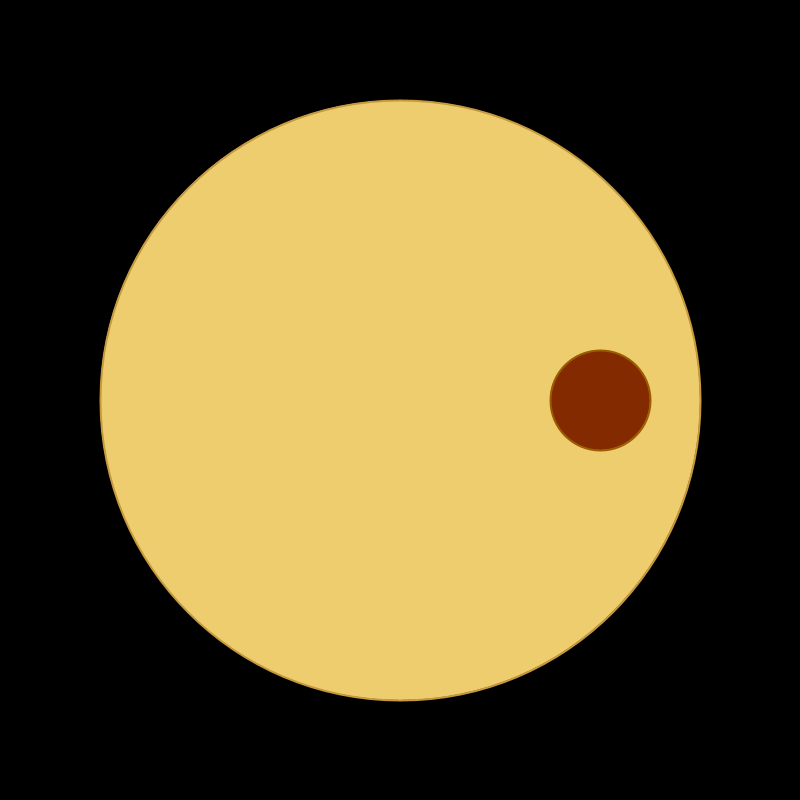
Frame 1 (no input)
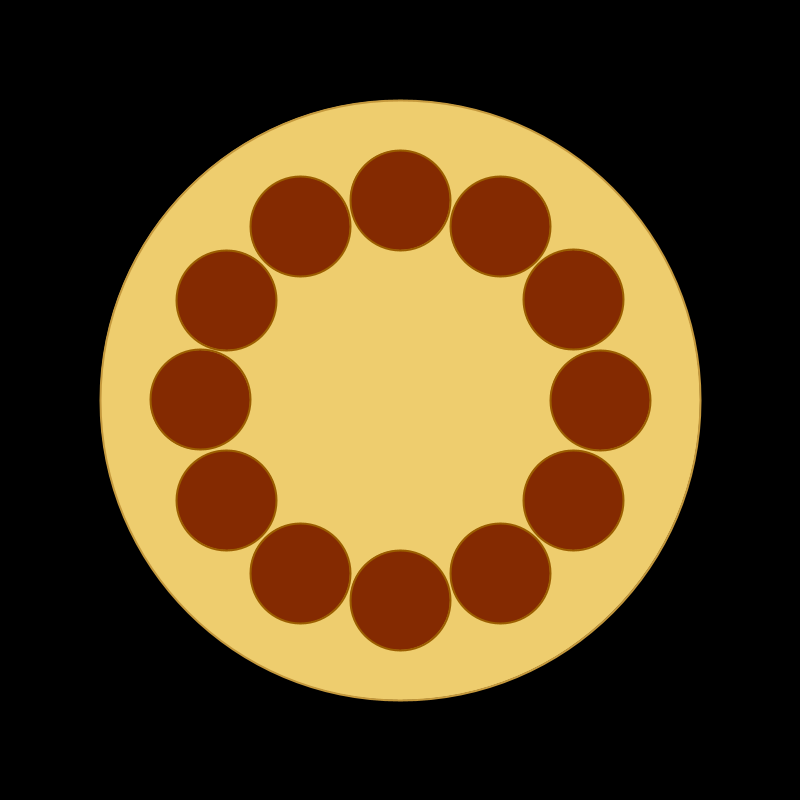
Frame 60 (the mouse pressed at the canvas centre just before this capture)
Frame 120 (the mouse held since frame 60 and released just before this capture): identical to frame 60, image omitted

The Processing sketch that drew these frames (run headless with seeded random() and noise(); from frame 60 on, the mouse is pressed at the canvas centre):

// Processing sketch: s020_haeckel_01
// ── s020_haeckel_01.pde
// Based on Kunstformen der Natur
// https://en.wikipedia.org/wiki/Kunstformen_der_Natur#/media/File:Haeckel_Ascidiae.jpg

float angleInDegrees = 0;
float centerX;
float centerY;

void setup() {
  size(800, 800);
  background(0);

  centerX = width / 2;
  centerY = height / 2;

  // draw base circle
  strokeWeight(2);
  stroke(#C5993D);
  fill(#EECD6E);
  ellipse(centerX, centerY, 600, 600);
}

void draw() {
  if (angleInDegrees < 360) {
    float angleInRadians = radians(angleInDegrees);

    // find a point that is 200 pixels away from the center,
    // in the direction specifiend by angleInDegrees
    float x = centerX + 200 * cos(angleInRadians);
    float y = centerY + 200 * sin(angleInRadians);
    
    stroke(#9B5D00);
    fill(#842A01);
    ellipse(x, y, 100, 100);

    // By rotating 30 degrees we get 12 items 
    // (like the hours on an analog clock)
    angleInDegrees = angleInDegrees + 30;
  }
}
